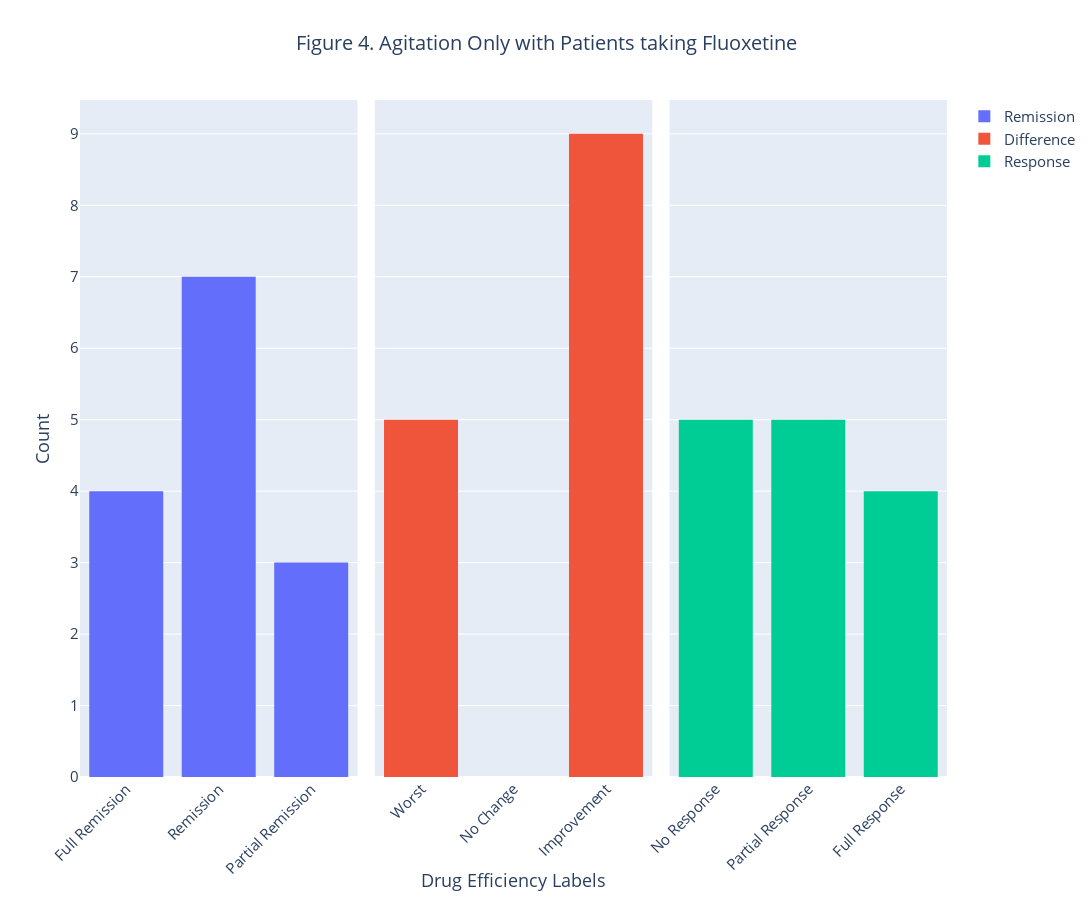

Source (notebook cell):
### Code cell
a_of = a_o[a_o['DRUG'] == 'Fluoxetine']
aof1 = go.Histogram(x = a_of['Remission'], name = 'Remission')
aof2 = go.Histogram(x = a_of['Difference'], name = 'Difference')
aof3 = go.Histogram(x = a_of['Response'], name = 'Response')

fig4 = make_subplots(rows = 1, cols = 3, shared_yaxes = True, horizontal_spacing = 0.02)
fig4.add_trace(aof1, row = 1, col = 1)
fig4.add_trace(aof2, row = 1, col = 2)
fig4.add_trace(aof3, row = 1, col = 3)

fig4.update_xaxes(categoryorder = 'array', categoryarray = remission_labels, row = 1, col = 1)
fig4.update_xaxes(categoryorder = 'array', categoryarray = difference_labels, row = 1, col = 2)
fig4.update_xaxes(categoryorder = 'array', categoryarray = response_labels, row = 1, col = 3)

fig4.update_layout(
    font = {
        "size": 15
    },
    
    title = {
        "text": 'Figure 4. Agitation Only with Patients taking Fluoxetine',
        "x": 0.5,
        "xanchor" : "center",
        "font" : {
            "size": 20
        }
    },
    #xaxis =dict(tickmode = 'linear',
    #tick0 = 0,
    #dtick = 1),
    xaxis1 = {
        "tickangle": -45,
    },
    xaxis2 = {
        "title" : 'Drug Efficiency Labels',
        "tickangle": -45,
    },
    xaxis3 = {
        "tickangle": -45,
    },
#     xaxis_title = 'Drug Efficiency Labels',
    yaxis_title = 'Count',
    showlegend = True,
    width = 1600,
    height = 900)

fig4.show()

### Figure 1 — Plotly figure (JSON) as saved in the notebook; plotly's stock layout.template omitted (floating-point values rounded to 4 significant figures)
{"data": [{"name": "Remission", "type": "histogram", "x": ["Remission", "Remission", "Remission", "Full Remission", "Full Remission", "Remission", "Remission", "Partial Remission", "Partial Remission", "Full Remission", "Remission", "Full Remission", "Partial Remission", "Remission"], "xaxis": "x", "yaxis": "y"}, {"name": "Difference", "type": "histogram", "x": ["Improvement", "Improvement", "Worst", "Improvement", "Improvement", "Improvement", "Improvement", "Worst", "Worst", "Improvement", "Improvement", "Improvement", "Worst", "Worst"], "xaxis": "x2", "yaxis": "y2"}, {"name": "Response", "type": "histogram", "x": ["Partial Response", "Partial Response", "No Response", "Full Response", "Full Response", "Partial Response", "Partial Response", "No Response", "No Response", "Full Response", "Partial Response", "Full Response", "No Response", "No Response"], "xaxis": "x3", "yaxis": "y3"}], "layout": {"font": {"size": 15}, "height": 900, "showlegend": true, "title": {"font": {"size": 20}, "text": "Figure 4. Agitation Only with Patients taking Fluoxetine", "x": 0.5, "xanchor": "center"}, "width": 1600, "xaxis": {"anchor": "y", "categoryarray": ["Full Remission", "Remission", "Partial Remission", "No/Mild Remission"], "categoryorder": "array", "domain": [0, 0.32], "tickangle": -45}, "xaxis2": {"anchor": "y2", "categoryarray": ["Worst", "No Change", "Improvement", "Big Improvement"], "categoryorder": "array", "domain": [0.34, 0.66], "tickangle": -45, "title": {"text": "Drug Efficiency Labels"}}, "xaxis3": {"anchor": "y3", "categoryarray": ["No Response", "Partial Response", "Full Response"], "categoryorder": "array", "domain": [0.68, 1], "tickangle": -45}, "yaxis": {"anchor": "x", "domain": [0, 1], "title": {"text": "Count"}}, "yaxis2": {"anchor": "x2", "domain": [0, 1], "matches": "y", "showticklabels": false}, "yaxis3": {"anchor": "x3", "domain": [0, 1], "matches": "y", "showticklabels": false}}}
